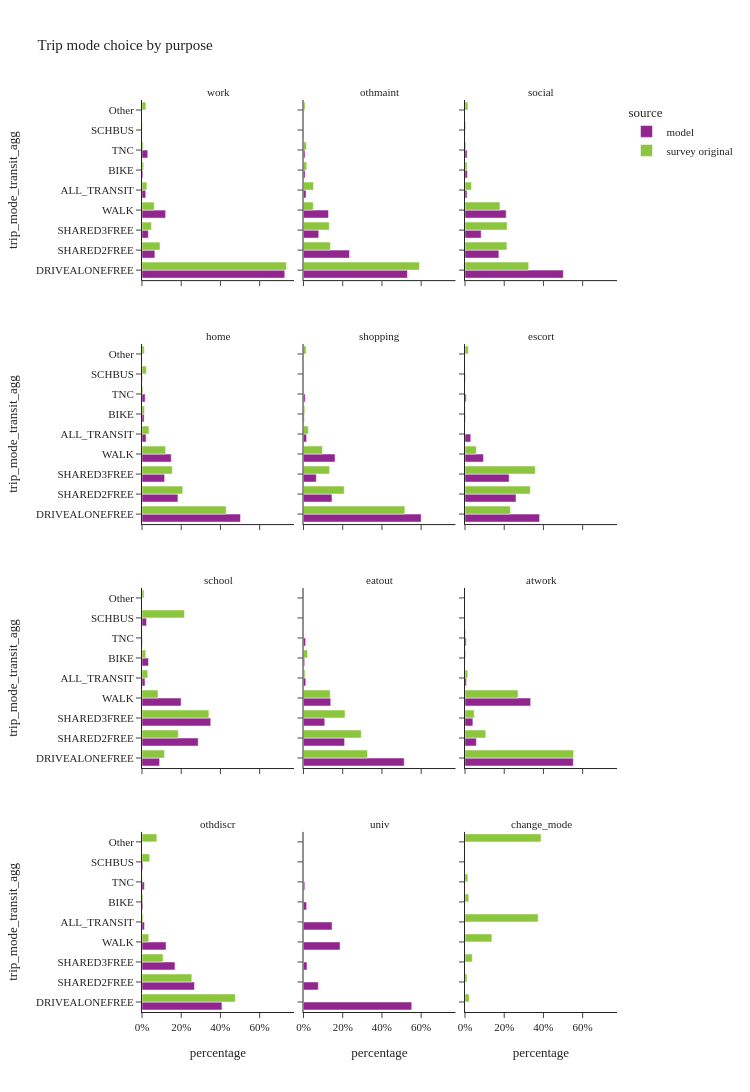
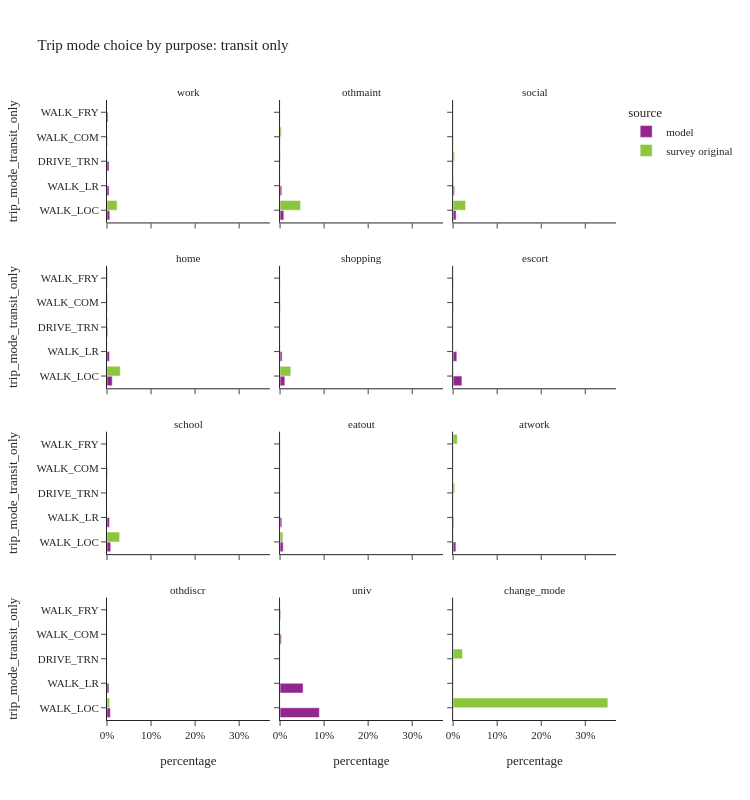

The code cell stored with these charts, in order, in its notebook:
### Code cell
trip_mode_choice_seg(segment_col='purpose')

### Figure 1 — Plotly figure (JSON) as saved in the notebook; plotly's stock layout.template omitted (floating-point values rounded to 4 significant figures)
{"data": [{"alignmentgroup": "True", "customdata": [[1296826], [117033], [57736], [214539], [33829], [8739], [52394]], "hovertemplate": "source=model<br>purpose=work<br>percentage=%{x}<br>trip_mode_transit_agg=%{y}<br>sample_size=%{customdata[0]}<extra></extra>", "legendgroup": "model", "marker": {"color": "#91268F", "pattern": {"shape": ""}}, "name": "model", "offsetgroup": "model", "orientation": "h", "showlegend": true, "textposition": "auto", "type": "bar", "x": [0.7281, 0.06571, 0.03242, 0.1205, 0.01899, 0.004907, 0.02942], "xaxis": "x10", "y": ["DRIVEALONEFREE", "SHARED2FREE", "SHARED3FREE", "WALK", "ALL_TRANSIT", "BIKE", "TNC"], "yaxis": "y10"}, {"alignmentgroup": "True", "customdata": [[372975], [165140], [54704], [89777], [9091], [819], [5777], [5348]], "hovertemplate": "source=model<br>purpose=othmaint<br>percentage=%{x}<br>trip_mode_transit_agg=%{y}<br>sample_size=%{customdata[0]}<extra></extra>", "legendgroup": "model", "marker": {"color": "#91268F", "pattern": {"shape": ""}}, "name": "model", "offsetgroup": "model", "orientation": "h", "showlegend": false, "textposition": "auto", "type": "bar", "x": [0.5301, 0.2347, 0.07775, 0.1276, 0.01292, 0.001164, 0.00821, 0.007601], "xaxis": "x11", "y": ["DRIVEALONEFREE", "SHARED2FREE", "SHARED3FREE", "WALK", "ALL_TRANSIT", "SCHBUS", "BIKE", "TNC"], "yaxis": "y11"}, {"alignmentgroup": "True", "customdata": [[646036], [222659], [106385], [270839], [13106], [654], [15468], [13858]], "hovertemplate": "source=model<br>purpose=social<br>percentage=%{x}<br>trip_mode_transit_agg=%{y}<br>sample_size=%{customdata[0]}<extra></extra>", "legendgroup": "model", "marker": {"color": "#91268F", "pattern": {"shape": ""}}, "name": "model", "offsetgroup": "model", "orientation": "h", "showlegend": false, "textposition": "auto", "type": "bar", "x": [0.5012, 0.1727, 0.08253, 0.2101, 0.01017, 0.0005074, 0.012, 0.01075], "xaxis": "x12", "y": ["DRIVEALONEFREE", "SHARED2FREE", "SHARED3FREE", "WALK", "ALL_TRANSIT", "SCHBUS", "BIKE", "TNC"], "yaxis": "y12"}, {"alignmentgroup": "True", "customdata": [[2412860], [879989], [554387], [716465], [100045], [12041], [52158], [76621]], "hovertemplate": "source=model<br>purpose=home<br>percentage=%{x}<br>trip_mode_transit_agg=%{y}<br>sample_size=%{customdata[0]}<extra></extra>", "legendgroup": "model", "marker": {"color": "#91268F", "pattern": {"shape": ""}}, "name": "model", "offsetgroup": "model", "orientation": "h", "showlegend": false, "textposition": "auto", "type": "bar", "x": [0.5022, 0.1832, 0.1154, 0.1491, 0.02082, 0.002506, 0.01086, 0.01595], "xaxis": "x7", "y": ["DRIVEALONEFREE", "SHARED2FREE", "SHARED3FREE", "WALK", "ALL_TRANSIT", "SCHBUS", "BIKE", "TNC"], "yaxis": "y7"}, {"alignmentgroup": "True", "customdata": [[696186], [168335], [75929], [186621], [18488], [762], [3950], [9740]], "hovertemplate": "source=model<br>purpose=shopping<br>percentage=%{x}<br>trip_mode_transit_agg=%{y}<br>sample_size=%{customdata[0]}<extra></extra>", "legendgroup": "model", "marker": {"color": "#91268F", "pattern": {"shape": ""}}, "name": "model", "offsetgroup": "model", "orientation": "h", "showlegend": false, "textposition": "auto", "type": "bar", "x": [0.6002, 0.1451, 0.06546, 0.1609, 0.01594, 0.0006569, 0.003405, 0.008396], "xaxis": "x8", "y": ["DRIVEALONEFREE", "SHARED2FREE", "SHARED3FREE", "WALK", "ALL_TRANSIT", "SCHBUS", "BIKE", "TNC"], "yaxis": "y8"}, {"alignmentgroup": "True", "customdata": [[371858], [254423], [219910], [91989], [28799], [1680], [2551], [6039]], "hovertemplate": "source=model<br>purpose=escort<br>percentage=%{x}<br>trip_mode_transit_agg=%{y}<br>sample_size=%{customdata[0]}<extra></extra>", "legendgroup": "model", "marker": {"color": "#91268F", "pattern": {"shape": ""}}, "name": "model", "offsetgroup": "model", "orientation": "h", "showlegend": false, "textposition": "auto", "type": "bar", "x": [0.3805, 0.2603, 0.225, 0.09413, 0.02947, 0.001719, 0.00261, 0.00618], "xaxis": "x9", "y": ["DRIVEALONEFREE", "SHARED2FREE", "SHARED3FREE", "WALK", "ALL_TRANSIT", "SCHBUS", "BIKE", "TNC"], "yaxis": "y9"}, {"alignmentgroup": "True", "customdata": [[45712], [145809], [178359], [101455], [7742], [11813], [16812], [968]], "hovertemplate": "source=model<br>purpose=school<br>percentage=%{x}<br>trip_mode_transit_agg=%{y}<br>sample_size=%{customdata[0]}<extra></extra>", "legendgroup": "model", "marker": {"color": "#91268F", "pattern": {"shape": ""}}, "name": "model", "offsetgroup": "model", "orientation": "h", "showlegend": false, "textposition": "auto", "type": "bar", "x": [0.08987, 0.2866, 0.3506, 0.1995, 0.01522, 0.02322, 0.03305, 0.001903], "xaxis": "x4", "y": ["DRIVEALONEFREE", "SHARED2FREE", "SHARED3FREE", "WALK", "ALL_TRANSIT", "SCHBUS", "BIKE", "TNC"], "yaxis": "y4"}, {"alignmentgroup": "True", "customdata": [[380827], [155390], [80393], [103056], [8584], [745], [4424], [7978]], "hovertemplate": "source=model<br>purpose=eatout<br>percentage=%{x}<br>trip_mode_transit_agg=%{y}<br>sample_size=%{customdata[0]}<extra></extra>", "legendgroup": "model", "marker": {"color": "#91268F", "pattern": {"shape": ""}}, "name": "model", "offsetgroup": "model", "orientation": "h", "showlegend": false, "textposition": "auto", "type": "bar", "x": [0.5137, 0.2096, 0.1084, 0.139, 0.01158, 0.001005, 0.005967, 0.01076], "xaxis": "x5", "y": ["DRIVEALONEFREE", "SHARED2FREE", "SHARED3FREE", "WALK", "ALL_TRANSIT", "SCHBUS", "BIKE", "TNC"], "yaxis": "y5"}, {"alignmentgroup": "True", "customdata": [[125857], [13251], [9147], [76295], [1772], [96], [1371]], "hovertemplate": "source=model<br>purpose=atwork<br>percentage=%{x}<br>trip_mode_transit_agg=%{y}<br>sample_size=%{customdata[0]}<extra></extra>", "legendgroup": "model", "marker": {"color": "#91268F", "pattern": {"shape": ""}}, "name": "model", "offsetgroup": "model", "orientation": "h", "showlegend": false, "textposition": "auto", "type": "bar", "x": [0.5525, 0.05817, 0.04016, 0.3349, 0.007779, 0.0004214, 0.006019], "xaxis": "x6", "y": ["DRIVEALONEFREE", "SHARED2FREE", "SHARED3FREE", "WALK", "ALL_TRANSIT", "BIKE", "TNC"], "yaxis": "y6"}, {"alignmentgroup": "True", "customdata": [[132961], [87268], [54849], [40022], [4106], [1487], [1503], [3920]], "hovertemplate": "source=model<br>purpose=othdiscr<br>percentage=%{x}<br>trip_mode_transit_agg=%{y}<br>sample_size=%{customdata[0]}<extra></extra>", "legendgroup": "model", "marker": {"color": "#91268F", "pattern": {"shape": ""}}, "name": "model", "offsetgroup": "model", "orientation": "h", "showlegend": false, "textposition": "auto", "type": "bar", "x": [0.4077, 0.2676, 0.1682, 0.1227, 0.01259, 0.00456, 0.004609, 0.01202], "xaxis": "x", "y": ["DRIVEALONEFREE", "SHARED2FREE", "SHARED3FREE", "WALK", "ALL_TRANSIT", "SCHBUS", "BIKE", "TNC"], "yaxis": "y"}, {"alignmentgroup": "True", "customdata": [[37419], [5120], [1205], [12639], [9885], [1078], [449]], "hovertemplate": "source=model<br>purpose=univ<br>percentage=%{x}<br>trip_mode_transit_agg=%{y}<br>sample_size=%{customdata[0]}<extra></extra>", "legendgroup": "model", "marker": {"color": "#91268F", "pattern": {"shape": ""}}, "name": "model", "offsetgroup": "model", "orientation": "h", "showlegend": false, "textposition": "auto", "type": "bar", "x": [0.5519, 0.07552, 0.01777, 0.1864, 0.1458, 0.0159, 0.006623], "xaxis": "x2", "y": ["DRIVEALONEFREE", "SHARED2FREE", "SHARED3FREE", "WALK", "ALL_TRANSIT", "BIKE", "TNC"], "yaxis": "y2"}, {"alignmentgroup": "True", "customdata": [[3211], [323], [110], [770], [447], [2], [173], [33], [147]], "hovertemplate": "source=survey original<br>purpose=work<br>percentage=%{x}<br>trip_mode_transit_agg=%{y}<br>sample_size=%{customdata[0]}<extra></extra>", "legendgroup": "survey original", "marker": {"color": "#8CC63E", "pattern": {"shape": ""}}, "name": "survey original", "offsetgroup": "survey original", "orientation": "h", "showlegend": true, "textposition": "auto", "type": "bar", "x": [0.7363, 0.09177, 0.04801, 0.06224, 0.02482, 0.002361, 0.008581, 0.006135, 0.01974], "xaxis": "x10", "y": ["DRIVEALONEFREE", "SHARED2FREE", "SHARED3FREE", "WALK", "ALL_TRANSIT", "SCHBUS", "BIKE", "TNC", "Other"], "yaxis": "y10"}, {"alignmentgroup": "True", "customdata": [[1018], [410], [176], [241], [116], [22], [17], [47]], "hovertemplate": "source=survey original<br>purpose=othmaint<br>percentage=%{x}<br>trip_mode_transit_agg=%{y}<br>sample_size=%{customdata[0]}<extra></extra>", "legendgroup": "survey original", "marker": {"color": "#8CC63E", "pattern": {"shape": ""}}, "name": "survey original", "offsetgroup": "survey original", "orientation": "h", "showlegend": false, "textposition": "auto", "type": "bar", "x": [0.5911, 0.1375, 0.1313, 0.04978, 0.05108, 0.01661, 0.01477, 0.007735], "xaxis": "x11", "y": ["DRIVEALONEFREE", "SHARED2FREE", "SHARED3FREE", "WALK", "ALL_TRANSIT", "BIKE", "TNC", "Other"], "yaxis": "y11"}, {"alignmentgroup": "True", "customdata": [[1842], [1047], [816], [2121], [223], [8], [172], [35], [171]], "hovertemplate": "source=survey original<br>purpose=social<br>percentage=%{x}<br>trip_mode_transit_agg=%{y}<br>sample_size=%{customdata[0]}<extra></extra>", "legendgroup": "survey original", "marker": {"color": "#8CC63E", "pattern": {"shape": ""}}, "name": "survey original", "offsetgroup": "survey original", "orientation": "h", "showlegend": false, "textposition": "auto", "type": "bar", "x": [0.3248, 0.2135, 0.2148, 0.1783, 0.03303, 0.004526, 0.01077, 0.005369, 0.01481], "xaxis": "x12", "y": ["DRIVEALONEFREE", "SHARED2FREE", "SHARED3FREE", "WALK", "ALL_TRANSIT", "SCHBUS", "BIKE", "TNC", "Other"], "yaxis": "y12"}, {"alignmentgroup": "True", "customdata": [[4817], [2279], [1430], [2960], [726], [134], [374], [66], [209]], "hovertemplate": "source=survey original<br>purpose=home<br>percentage=%{x}<br>trip_mode_transit_agg=%{y}<br>sample_size=%{customdata[0]}<extra></extra>", "legendgroup": "survey original", "marker": {"color": "#8CC63E", "pattern": {"shape": ""}}, "name": "survey original", "offsetgroup": "survey original", "orientation": "h", "showlegend": false, "textposition": "auto", "type": "bar", "x": [0.4294, 0.2077, 0.1545, 0.1207, 0.03552, 0.0226, 0.01288, 0.00513, 0.01161], "xaxis": "x7", "y": ["DRIVEALONEFREE", "SHARED2FREE", "SHARED3FREE", "WALK", "ALL_TRANSIT", "SCHBUS", "BIKE", "TNC", "Other"], "yaxis": "y7"}, {"alignmentgroup": "True", "customdata": [[2130], [1046], [505], [711], [163], [53], [4], [64]], "hovertemplate": "source=survey original<br>purpose=shopping<br>percentage=%{x}<br>trip_mode_transit_agg=%{y}<br>sample_size=%{customdata[0]}<extra></extra>", "legendgroup": "survey original", "marker": {"color": "#8CC63E", "pattern": {"shape": ""}}, "name": "survey original", "offsetgroup": "survey original", "orientation": "h", "showlegend": false, "textposition": "auto", "type": "bar", "x": [0.517, 0.2076, 0.1331, 0.09691, 0.02466, 0.006537, 0.0007081, 0.01342], "xaxis": "x8", "y": ["DRIVEALONEFREE", "SHARED2FREE", "SHARED3FREE", "WALK", "ALL_TRANSIT", "BIKE", "TNC", "Other"], "yaxis": "y8"}, {"alignmentgroup": "True", "customdata": [[660], [953], [738], [319], [12], [3], [52], [2], [23]], "hovertemplate": "source=survey original<br>purpose=escort<br>percentage=%{x}<br>trip_mode_transit_agg=%{y}<br>sample_size=%{customdata[0]}<extra></extra>", "legendgroup": "survey original", "marker": {"color": "#8CC63E", "pattern": {"shape": ""}}, "name": "survey original", "offsetgroup": "survey original", "orientation": "h", "showlegend": false, "textposition": "auto", "type": "bar", "x": [0.2315, 0.3331, 0.3584, 0.05763, 0.0005046, 0.0001123, 0.001548, 0.0001868, 0.01699], "xaxis": "x9", "y": ["DRIVEALONEFREE", "SHARED2FREE", "SHARED3FREE", "WALK", "ALL_TRANSIT", "SCHBUS", "BIKE", "TNC", "Other"], "yaxis": "y9"}, {"alignmentgroup": "True", "customdata": [[61], [219], [232], [153], [50], [152], [27], [4], [8]], "hovertemplate": "source=survey original<br>purpose=school<br>percentage=%{x}<br>trip_mode_transit_agg=%{y}<br>sample_size=%{customdata[0]}<extra></extra>", "legendgroup": "survey original", "marker": {"color": "#8CC63E", "pattern": {"shape": ""}}, "name": "survey original", "offsetgroup": "survey original", "orientation": "h", "showlegend": false, "textposition": "auto", "type": "bar", "x": [0.1151, 0.185, 0.3411, 0.08152, 0.02933, 0.2168, 0.01881, 0.002025, 0.01045], "xaxis": "x4", "y": ["DRIVEALONEFREE", "SHARED2FREE", "SHARED3FREE", "WALK", "ALL_TRANSIT", "SCHBUS", "BIKE", "TNC", "Other"], "yaxis": "y4"}, {"alignmentgroup": "True", "customdata": [[785], [604], [383], [652], [89], [1], [48], [11], [35]], "hovertemplate": "source=survey original<br>purpose=eatout<br>percentage=%{x}<br>trip_mode_transit_agg=%{y}<br>sample_size=%{customdata[0]}<extra></extra>", "legendgroup": "survey original", "marker": {"color": "#8CC63E", "pattern": {"shape": ""}}, "name": "survey original", "offsetgroup": "survey original", "orientation": "h", "showlegend": false, "textposition": "auto", "type": "bar", "x": [0.3263, 0.2949, 0.2118, 0.136, 0.007462, 1.047e-05, 0.02052, 0.001505, 0.001537], "xaxis": "x5", "y": ["DRIVEALONEFREE", "SHARED2FREE", "SHARED3FREE", "WALK", "ALL_TRANSIT", "SCHBUS", "BIKE", "TNC", "Other"], "yaxis": "y5"}, {"alignmentgroup": "True", "customdata": [[315], [50], [45], [331], [8], [8], [1], [31]], "hovertemplate": "source=survey original<br>purpose=atwork<br>percentage=%{x}<br>trip_mode_transit_agg=%{y}<br>sample_size=%{customdata[0]}<extra></extra>", "legendgroup": "survey original", "marker": {"color": "#8CC63E", "pattern": {"shape": ""}}, "name": "survey original", "offsetgroup": "survey original", "orientation": "h", "showlegend": false, "textposition": "auto", "type": "bar", "x": [0.5538, 0.1061, 0.04712, 0.2703, 0.01397, 0.00421, 0.003755, 0.0007328], "xaxis": "x6", "y": ["DRIVEALONEFREE", "SHARED2FREE", "SHARED3FREE", "WALK", "ALL_TRANSIT", "BIKE", "TNC", "Other"], "yaxis": "y6"}, {"alignmentgroup": "True", "customdata": [[175], [97], [60], [90], [21], [15], [10], [2], [41]], "hovertemplate": "source=survey original<br>purpose=othdiscr<br>percentage=%{x}<br>trip_mode_transit_agg=%{y}<br>sample_size=%{customdata[0]}<extra></extra>", "legendgroup": "survey original", "marker": {"color": "#8CC63E", "pattern": {"shape": ""}}, "name": "survey original", "offsetgroup": "survey original", "orientation": "h", "showlegend": false, "textposition": "auto", "type": "bar", "x": [0.4759, 0.2543, 0.1072, 0.03447, 0.005884, 0.03932, 0.004966, 0.002126, 0.07595], "xaxis": "x", "y": ["DRIVEALONEFREE", "SHARED2FREE", "SHARED3FREE", "WALK", "ALL_TRANSIT", "SCHBUS", "BIKE", "TNC", "Other"], "yaxis": "y"}, {"alignmentgroup": "True", "customdata": [[1], [6], [3], [6], [25], [1], [5], [8]], "hovertemplate": "source=survey original<br>purpose=change_mode<br>percentage=%{x}<br>trip_mode_transit_agg=%{y}<br>sample_size=%{customdata[0]}<extra></extra>", "legendgroup": "survey original", "marker": {"color": "#8CC63E", "pattern": {"shape": ""}}, "name": "survey original", "offsetgroup": "survey original", "orientation": "h", "showlegend": false, "textposition": "auto", "type": "bar", "x": [0.02096, 0.01031, 0.03719, 0.137, 0.373, 0.01918, 0.01451, 0.3878], "xaxis": "x3", "y": ["DRIVEALONEFREE", "SHARED2FREE", "SHARED3FREE", "WALK", "ALL_TRANSIT", "BIKE", "TNC", "Other"], "yaxis": "y3"}], "layout": {"annotations": [{"font": {}, "showarrow": false, "text": "othdiscr", "x": 0.16, "xanchor": "center", "xref": "paper", "y": 0.1975, "yanchor": "bottom", "yref": "paper"}, {"font": {}, "showarrow": false, "text": "univ", "x": 0.5, "xanchor": "center", "xref": "paper", "y": 0.1975, "yanchor": "bottom", "yref": "paper"}, {"font": {}, "showarrow": false, "text": "change_mode", "x": 0.84, "xanchor": "center", "xref": "paper", "y": 0.1975, "yanchor": "bottom", "yref": "paper"}, {"font": {}, "showarrow": false, "text": "school", "x": 0.16, "xanchor": "center", "xref": "paper", "y": 0.465, "yanchor": "bottom", "yref": "paper"}, {"font": {}, "showarrow": false, "text": "eatout", "x": 0.5, "xanchor": "center", "xref": "paper", "y": 0.465, "yanchor": "bottom", "yref": "paper"}, {"font": {}, "showarrow": false, "text": "atwork", "x": 0.84, "xanchor": "center", "xref": "paper", "y": 0.465, "yanchor": "bottom", "yref": "paper"}, {"font": {}, "showarrow": false, "text": "home", "x": 0.16, "xanchor": "center", "xref": "paper", "y": 0.7325, "yanchor": "bottom", "yref": "paper"}, {"font": {}, "showarrow": false, "text": "shopping", "x": 0.5, "xanchor": "center", "xref": "paper", "y": 0.7325, "yanchor": "bottom", "yref": "paper"}, {"font": {}, "showarrow": false, "text": "escort", "x": 0.84, "xanchor": "center", "xref": "paper", "y": 0.7325, "yanchor": "bottom", "yref": "paper"}, {"font": {}, "showarrow": false, "text": "work", "x": 0.16, "xanchor": "center", "xref": "paper", "y": 1.0, "yanchor": "bottom", "yref": "paper"}, {"font": {}, "showarrow": false, "text": "othmaint", "x": 0.5, "xanchor": "center", "xref": "paper", "y": 1.0, "yanchor": "bottom", "yref": "paper"}, {"font": {}, "showarrow": false, "text": "social", "x": 0.84, "xanchor": "center", "xref": "paper", "y": 1.0, "yanchor": "bottom", "yref": "paper"}], "barmode": "group", "height": 1200, "legend": {"title": {"text": "source"}, "tracegroupgap": 0}, "title": {"text": "Trip mode choice by purpose"}, "width": 750, "xaxis": {"anchor": "y", "domain": [0.0, 0.32], "tickformat": ".0%", "title": {"text": "percentage"}}, "xaxis10": {"anchor": "y10", "domain": [0.0, 0.32], "matches": "x", "showticklabels": false, "tickformat": ".0%"}, "xaxis11": {"anchor": "y11", "domain": [0.34, 0.66], "matches": "x", "showticklabels": false, "tickformat": ".0%"}, "xaxis12": {"anchor": "y12", "domain": [0.68, 1.0], "matches": "x", "showticklabels": false, "tickformat": ".0%"}, "xaxis2": {"anchor": "y2", "domain": [0.34, 0.66], "matches": "x", "tickformat": ".0%", "title": {"text": "percentage"}}, "xaxis3": {"anchor": "y3", "domain": [0.68, 1.0], "matches": "x", "tickformat": ".0%", "title": {"text": "percentage"}}, "xaxis4": {"anchor": "y4", "domain": [0.0, 0.32], "matches": "x", "showticklabels": false, "tickformat": ".0%"}, "xaxis5": {"anchor": "y5", "domain": [0.34, 0.66], "matches": "x", "showticklabels": false, "tickformat": ".0%"}, "xaxis6": {"anchor": "y6", "domain": [0.68, 1.0], "matches": "x", "showticklabels": false, "tickformat": ".0%"}, "xaxis7": {"anchor": "y7", "domain": [0.0, 0.32], "matches": "x", "showticklabels": false, "tickformat": ".0%"}, "xaxis8": {"anchor": "y8", "domain": [0.34, 0.66], "matches": "x", "showticklabels": false, "tickformat": ".0%"}, "xaxis9": {"anchor": "y9", "domain": [0.68, 1.0], "matches": "x", "showticklabels": false, "tickformat": ".0%"}, "yaxis": {"anchor": "x", "domain": [0.0, 0.1975], "title": {"text": "trip_mode_transit_agg"}}, "yaxis10": {"anchor": "x10", "domain": [0.8025, 1.0], "matches": "y", "title": {"text": "trip_mode_transit_agg"}}, "yaxis11": {"anchor": "x11", "domain": [0.8025, 1.0], "matches": "y", "showticklabels": false}, "yaxis12": {"anchor": "x12", "domain": [0.8025, 1.0], "matches": "y", "showticklabels": false}, "yaxis2": {"anchor": "x2", "domain": [0.0, 0.1975], "matches": "y", "showticklabels": false}, "yaxis3": {"anchor": "x3", "domain": [0.0, 0.1975], "matches": "y", "showticklabels": false}, "yaxis4": {"anchor": "x4", "domain": [0.2675, 0.465], "matches": "y", "title": {"text": "trip_mode_transit_agg"}}, "yaxis5": {"anchor": "x5", "domain": [0.2675, 0.465], "matches": "y", "showticklabels": false}, "yaxis6": {"anchor": "x6", "domain": [0.2675, 0.465], "matches": "y", "showticklabels": false}, "yaxis7": {"anchor": "x7", "domain": [0.535, 0.7325], "matches": "y", "title": {"text": "trip_mode_transit_agg"}}, "yaxis8": {"anchor": "x8", "domain": [0.535, 0.7325], "matches": "y", "showticklabels": false}, "yaxis9": {"anchor": "x9", "domain": [0.535, 0.7325], "matches": "y", "showticklabels": false}}}

### Figure 2 — Plotly figure (JSON) as saved in the notebook; plotly's stock layout.template omitted (floating-point values rounded to 4 significant figures)
{"data": [{"alignmentgroup": "True", "customdata": [[11339], [8246], [8281], [1712], [4251]], "hovertemplate": "source=model<br>purpose=work<br>percentage=%{x}<br>trip_mode_transit_only=%{y}<br>sample_size=%{customdata[0]}<extra></extra>", "legendgroup": "model", "marker": {"color": "#91268F", "pattern": {"shape": ""}}, "name": "model", "offsetgroup": "model", "orientation": "h", "showlegend": true, "textposition": "auto", "type": "bar", "x": [0.006366, 0.00463, 0.004649, 0.0009612, 0.002387], "xaxis": "x10", "y": ["WALK_LOC", "WALK_LR", "DRIVE_TRN", "WALK_COM", "WALK_FRY"], "yaxis": "y10"}, {"alignmentgroup": "True", "customdata": [[6021], [2744], [179], [147]], "hovertemplate": "source=model<br>purpose=othmaint<br>percentage=%{x}<br>trip_mode_transit_only=%{y}<br>sample_size=%{customdata[0]}<extra></extra>", "legendgroup": "model", "marker": {"color": "#91268F", "pattern": {"shape": ""}}, "name": "model", "offsetgroup": "model", "orientation": "h", "showlegend": false, "textposition": "auto", "type": "bar", "x": [0.008557, 0.0039, 0.0002544, 0.0002089], "xaxis": "x11", "y": ["WALK_LOC", "WALK_LR", "WALK_COM", "WALK_FRY"], "yaxis": "y11"}, {"alignmentgroup": "True", "customdata": [[8709], [3894], [310], [147], [46]], "hovertemplate": "source=model<br>purpose=social<br>percentage=%{x}<br>trip_mode_transit_only=%{y}<br>sample_size=%{customdata[0]}<extra></extra>", "legendgroup": "model", "marker": {"color": "#91268F", "pattern": {"shape": ""}}, "name": "model", "offsetgroup": "model", "orientation": "h", "showlegend": false, "textposition": "auto", "type": "bar", "x": [0.006756, 0.003021, 0.0002405, 0.000114, 3.569e-05], "xaxis": "x12", "y": ["WALK_LOC", "WALK_LR", "DRIVE_TRN", "WALK_COM", "WALK_FRY"], "yaxis": "y12"}, {"alignmentgroup": "True", "customdata": [[56879], [27403], [8031], [3102], [4630]], "hovertemplate": "source=model<br>purpose=home<br>percentage=%{x}<br>trip_mode_transit_only=%{y}<br>sample_size=%{customdata[0]}<extra></extra>", "legendgroup": "model", "marker": {"color": "#91268F", "pattern": {"shape": ""}}, "name": "model", "offsetgroup": "model", "orientation": "h", "showlegend": false, "textposition": "auto", "type": "bar", "x": [0.01184, 0.005704, 0.001672, 0.0006456, 0.0009637], "xaxis": "x7", "y": ["WALK_LOC", "WALK_LR", "DRIVE_TRN", "WALK_COM", "WALK_FRY"], "yaxis": "y7"}, {"alignmentgroup": "True", "customdata": [[12642], [5344], [316], [186]], "hovertemplate": "source=model<br>purpose=shopping<br>percentage=%{x}<br>trip_mode_transit_only=%{y}<br>sample_size=%{customdata[0]}<extra></extra>", "legendgroup": "model", "marker": {"color": "#91268F", "pattern": {"shape": ""}}, "name": "model", "offsetgroup": "model", "orientation": "h", "showlegend": false, "textposition": "auto", "type": "bar", "x": [0.0109, 0.004607, 0.0002724, 0.0001603], "xaxis": "x8", "y": ["WALK_LOC", "WALK_LR", "WALK_COM", "WALK_FRY"], "yaxis": "y8"}, {"alignmentgroup": "True", "customdata": [[19469], [8178], [801], [351]], "hovertemplate": "source=model<br>purpose=escort<br>percentage=%{x}<br>trip_mode_transit_only=%{y}<br>sample_size=%{customdata[0]}<extra></extra>", "legendgroup": "model", "marker": {"color": "#91268F", "pattern": {"shape": ""}}, "name": "model", "offsetgroup": "model", "orientation": "h", "showlegend": false, "textposition": "auto", "type": "bar", "x": [0.01992, 0.008368, 0.0008196, 0.0003592], "xaxis": "x9", "y": ["WALK_LOC", "WALK_LR", "WALK_COM", "WALK_FRY"], "yaxis": "y9"}, {"alignmentgroup": "True", "customdata": [[4311], [2830], [569], [32]], "hovertemplate": "source=model<br>purpose=school<br>percentage=%{x}<br>trip_mode_transit_only=%{y}<br>sample_size=%{customdata[0]}<extra></extra>", "legendgroup": "model", "marker": {"color": "#91268F", "pattern": {"shape": ""}}, "name": "model", "offsetgroup": "model", "orientation": "h", "showlegend": false, "textposition": "auto", "type": "bar", "x": [0.008475, 0.005564, 0.001119, 6.291e-05], "xaxis": "x4", "y": ["WALK_LOC", "WALK_LR", "WALK_COM", "WALK_FRY"], "yaxis": "y4"}, {"alignmentgroup": "True", "customdata": [[5269], [2913], [126], [156], [120]], "hovertemplate": "source=model<br>purpose=eatout<br>percentage=%{x}<br>trip_mode_transit_only=%{y}<br>sample_size=%{customdata[0]}<extra></extra>", "legendgroup": "model", "marker": {"color": "#91268F", "pattern": {"shape": ""}}, "name": "model", "offsetgroup": "model", "orientation": "h", "showlegend": false, "textposition": "auto", "type": "bar", "x": [0.007107, 0.003929, 0.0001699, 0.0002104, 0.0001619], "xaxis": "x5", "y": ["WALK_LOC", "WALK_LR", "DRIVE_TRN", "WALK_COM", "WALK_FRY"], "yaxis": "y5"}, {"alignmentgroup": "True", "customdata": [[1423], [348], [1]], "hovertemplate": "source=model<br>purpose=atwork<br>percentage=%{x}<br>trip_mode_transit_only=%{y}<br>sample_size=%{customdata[0]}<extra></extra>", "legendgroup": "model", "marker": {"color": "#91268F", "pattern": {"shape": ""}}, "name": "model", "offsetgroup": "model", "orientation": "h", "showlegend": false, "textposition": "auto", "type": "bar", "x": [0.006247, 0.001528, 4.39e-06], "xaxis": "x6", "y": ["WALK_LOC", "WALK_LR", "WALK_COM"], "yaxis": "y6"}, {"alignmentgroup": "True", "customdata": [[2485], [1403], [82], [73], [63]], "hovertemplate": "source=model<br>purpose=othdiscr<br>percentage=%{x}<br>trip_mode_transit_only=%{y}<br>sample_size=%{customdata[0]}<extra></extra>", "legendgroup": "model", "marker": {"color": "#91268F", "pattern": {"shape": ""}}, "name": "model", "offsetgroup": "model", "orientation": "h", "showlegend": false, "textposition": "auto", "type": "bar", "x": [0.00762, 0.004302, 0.0002514, 0.0002238, 0.0001932], "xaxis": "x", "y": ["WALK_LOC", "WALK_LR", "DRIVE_TRN", "WALK_COM", "WALK_FRY"], "yaxis": "y"}, {"alignmentgroup": "True", "customdata": [[6052], [3545], [198], [90]], "hovertemplate": "source=model<br>purpose=univ<br>percentage=%{x}<br>trip_mode_transit_only=%{y}<br>sample_size=%{customdata[0]}<extra></extra>", "legendgroup": "model", "marker": {"color": "#91268F", "pattern": {"shape": ""}}, "name": "model", "offsetgroup": "model", "orientation": "h", "showlegend": false, "textposition": "auto", "type": "bar", "x": [0.08927, 0.05229, 0.002921, 0.001328], "xaxis": "x2", "y": ["WALK_LOC", "WALK_LR", "WALK_COM", "WALK_FRY"], "yaxis": "y2"}, {"alignmentgroup": "True", "customdata": [[389], [26], [19], [8], [5]], "hovertemplate": "source=survey original<br>purpose=work<br>percentage=%{x}<br>trip_mode_transit_only=%{y}<br>sample_size=%{customdata[0]}<extra></extra>", "legendgroup": "survey original", "marker": {"color": "#8CC63E", "pattern": {"shape": ""}}, "name": "survey original", "offsetgroup": "survey original", "orientation": "h", "showlegend": true, "textposition": "auto", "type": "bar", "x": [0.02297, 0.0003067, 0.001261, 0.0002054, 7.607e-05], "xaxis": "x10", "y": ["WALK_LOC", "WALK_LR", "DRIVE_TRN", "WALK_COM", "WALK_FRY"], "yaxis": "y10"}, {"alignmentgroup": "True", "customdata": [[106], [5], [4], [1]], "hovertemplate": "source=survey original<br>purpose=othmaint<br>percentage=%{x}<br>trip_mode_transit_only=%{y}<br>sample_size=%{customdata[0]}<extra></extra>", "legendgroup": "survey original", "marker": {"color": "#8CC63E", "pattern": {"shape": ""}}, "name": "survey original", "offsetgroup": "survey original", "orientation": "h", "showlegend": false, "textposition": "auto", "type": "bar", "x": [0.04663, 0.0001244, 0.001118, 0.003205], "xaxis": "x11", "y": ["WALK_LOC", "WALK_LR", "DRIVE_TRN", "WALK_COM"], "yaxis": "y11"}, {"alignmentgroup": "True", "customdata": [[176], [23], [22], [2]], "hovertemplate": "source=survey original<br>purpose=social<br>percentage=%{x}<br>trip_mode_transit_only=%{y}<br>sample_size=%{customdata[0]}<extra></extra>", "legendgroup": "survey original", "marker": {"color": "#8CC63E", "pattern": {"shape": ""}}, "name": "survey original", "offsetgroup": "survey original", "orientation": "h", "showlegend": false, "textposition": "auto", "type": "bar", "x": [0.02842, 0.001062, 0.003416, 0.0001325], "xaxis": "x12", "y": ["WALK_LOC", "WALK_LR", "DRIVE_TRN", "WALK_COM"], "yaxis": "y12"}, {"alignmentgroup": "True", "customdata": [[641], [39], [28], [7], [11]], "hovertemplate": "source=survey original<br>purpose=home<br>percentage=%{x}<br>trip_mode_transit_only=%{y}<br>sample_size=%{customdata[0]}<extra></extra>", "legendgroup": "survey original", "marker": {"color": "#8CC63E", "pattern": {"shape": ""}}, "name": "survey original", "offsetgroup": "survey original", "orientation": "h", "showlegend": false, "textposition": "auto", "type": "bar", "x": [0.03023, 0.0003035, 0.001454, 0.001566, 0.001963], "xaxis": "x7", "y": ["WALK_LOC", "WALK_LR", "DRIVE_TRN", "WALK_COM", "WALK_FRY"], "yaxis": "y7"}, {"alignmentgroup": "True", "customdata": [[147], [10], [3], [3]], "hovertemplate": "source=survey original<br>purpose=shopping<br>percentage=%{x}<br>trip_mode_transit_only=%{y}<br>sample_size=%{customdata[0]}<extra></extra>", "legendgroup": "survey original", "marker": {"color": "#8CC63E", "pattern": {"shape": ""}}, "name": "survey original", "offsetgroup": "survey original", "orientation": "h", "showlegend": false, "textposition": "auto", "type": "bar", "x": [0.02441, 0.0002099, 3.043e-05, 9.035e-06], "xaxis": "x8", "y": ["WALK_LOC", "WALK_LR", "DRIVE_TRN", "WALK_COM"], "yaxis": "y8"}, {"alignmentgroup": "True", "customdata": [[10], [1], [1]], "hovertemplate": "source=survey original<br>purpose=escort<br>percentage=%{x}<br>trip_mode_transit_only=%{y}<br>sample_size=%{customdata[0]}<extra></extra>", "legendgroup": "survey original", "marker": {"color": "#8CC63E", "pattern": {"shape": ""}}, "name": "survey original", "offsetgroup": "survey original", "orientation": "h", "showlegend": false, "textposition": "auto", "type": "bar", "x": [0.0005046, 0.0, 0.0], "xaxis": "x9", "y": ["WALK_LOC", "WALK_LR", "DRIVE_TRN"], "yaxis": "y9"}, {"alignmentgroup": "True", "customdata": [[47], [1], [2]], "hovertemplate": "source=survey original<br>purpose=school<br>percentage=%{x}<br>trip_mode_transit_only=%{y}<br>sample_size=%{customdata[0]}<extra></extra>", "legendgroup": "survey original", "marker": {"color": "#8CC63E", "pattern": {"shape": ""}}, "name": "survey original", "offsetgroup": "survey original", "orientation": "h", "showlegend": false, "textposition": "auto", "type": "bar", "x": [0.02871, 0.0002525, 0.0003682], "xaxis": "x4", "y": ["WALK_LOC", "WALK_LR", "DRIVE_TRN"], "yaxis": "y4"}, {"alignmentgroup": "True", "customdata": [[77], [7], [2], [2], [1]], "hovertemplate": "source=survey original<br>purpose=eatout<br>percentage=%{x}<br>trip_mode_transit_only=%{y}<br>sample_size=%{customdata[0]}<extra></extra>", "legendgroup": "survey original", "marker": {"color": "#8CC63E", "pattern": {"shape": ""}}, "name": "survey original", "offsetgroup": "survey original", "orientation": "h", "showlegend": false, "textposition": "auto", "type": "bar", "x": [0.006461, 0.0002236, 0.0006424, 0.0001122, 2.257e-05], "xaxis": "x5", "y": ["WALK_LOC", "WALK_LR", "DRIVE_TRN", "WALK_COM", "WALK_FRY"], "yaxis": "y5"}, {"alignmentgroup": "True", "customdata": [[6], [1], [1]], "hovertemplate": "source=survey original<br>purpose=atwork<br>percentage=%{x}<br>trip_mode_transit_only=%{y}<br>sample_size=%{customdata[0]}<extra></extra>", "legendgroup": "survey original", "marker": {"color": "#8CC63E", "pattern": {"shape": ""}}, "name": "survey original", "offsetgroup": "survey original", "orientation": "h", "showlegend": false, "textposition": "auto", "type": "bar", "x": [0.0006831, 0.003755, 0.009531], "xaxis": "x6", "y": ["WALK_LOC", "DRIVE_TRN", "WALK_FRY"], "yaxis": "y6"}, {"alignmentgroup": "True", "customdata": [[19], [2]], "hovertemplate": "source=survey original<br>purpose=othdiscr<br>percentage=%{x}<br>trip_mode_transit_only=%{y}<br>sample_size=%{customdata[0]}<extra></extra>", "legendgroup": "survey original", "marker": {"color": "#8CC63E", "pattern": {"shape": ""}}, "name": "survey original", "offsetgroup": "survey original", "orientation": "h", "showlegend": false, "textposition": "auto", "type": "bar", "x": [0.005884, 0.0], "xaxis": "x", "y": ["WALK_LOC", "WALK_LR"], "yaxis": "y"}, {"alignmentgroup": "True", "customdata": [[20], [2], [3]], "hovertemplate": "source=survey original<br>purpose=change_mode<br>percentage=%{x}<br>trip_mode_transit_only=%{y}<br>sample_size=%{customdata[0]}<extra></extra>", "legendgroup": "survey original", "marker": {"color": "#8CC63E", "pattern": {"shape": ""}}, "name": "survey original", "offsetgroup": "survey original", "orientation": "h", "showlegend": false, "textposition": "auto", "type": "bar", "x": [0.3513, 0.00031, 0.02143], "xaxis": "x3", "y": ["WALK_LOC", "WALK_LR", "DRIVE_TRN"], "yaxis": "y3"}], "layout": {"annotations": [{"font": {}, "showarrow": false, "text": "othdiscr", "x": 0.16, "xanchor": "center", "xref": "paper", "y": 0.1975, "yanchor": "bottom", "yref": "paper"}, {"font": {}, "showarrow": false, "text": "univ", "x": 0.5, "xanchor": "center", "xref": "paper", "y": 0.1975, "yanchor": "bottom", "yref": "paper"}, {"font": {}, "showarrow": false, "text": "change_mode", "x": 0.84, "xanchor": "center", "xref": "paper", "y": 0.1975, "yanchor": "bottom", "yref": "paper"}, {"font": {}, "showarrow": false, "text": "school", "x": 0.16, "xanchor": "center", "xref": "paper", "y": 0.465, "yanchor": "bottom", "yref": "paper"}, {"font": {}, "showarrow": false, "text": "eatout", "x": 0.5, "xanchor": "center", "xref": "paper", "y": 0.465, "yanchor": "bottom", "yref": "paper"}, {"font": {}, "showarrow": false, "text": "atwork", "x": 0.84, "xanchor": "center", "xref": "paper", "y": 0.465, "yanchor": "bottom", "yref": "paper"}, {"font": {}, "showarrow": false, "text": "home", "x": 0.16, "xanchor": "center", "xref": "paper", "y": 0.7325, "yanchor": "bottom", "yref": "paper"}, {"font": {}, "showarrow": false, "text": "shopping", "x": 0.5, "xanchor": "center", "xref": "paper", "y": 0.7325, "yanchor": "bottom", "yref": "paper"}, {"font": {}, "showarrow": false, "text": "escort", "x": 0.84, "xanchor": "center", "xref": "paper", "y": 0.7325, "yanchor": "bottom", "yref": "paper"}, {"font": {}, "showarrow": false, "text": "work", "x": 0.16, "xanchor": "center", "xref": "paper", "y": 1.0, "yanchor": "bottom", "yref": "paper"}, {"font": {}, "showarrow": false, "text": "othmaint", "x": 0.5, "xanchor": "center", "xref": "paper", "y": 1.0, "yanchor": "bottom", "yref": "paper"}, {"font": {}, "showarrow": false, "text": "social", "x": 0.84, "xanchor": "center", "xref": "paper", "y": 1.0, "yanchor": "bottom", "yref": "paper"}], "barmode": "group", "height": 800, "legend": {"title": {"text": "source"}, "tracegroupgap": 0}, "title": {"text": "Trip mode choice by purpose: transit only"}, "width": 750, "xaxis": {"anchor": "y", "domain": [0.0, 0.32], "tickformat": ".0%", "title": {"text": "percentage"}}, "xaxis10": {"anchor": "y10", "domain": [0.0, 0.32], "matches": "x", "showticklabels": false, "tickformat": ".0%"}, "xaxis11": {"anchor": "y11", "domain": [0.34, 0.66], "matches": "x", "showticklabels": false, "tickformat": ".0%"}, "xaxis12": {"anchor": "y12", "domain": [0.68, 1.0], "matches": "x", "showticklabels": false, "tickformat": ".0%"}, "xaxis2": {"anchor": "y2", "domain": [0.34, 0.66], "matches": "x", "tickformat": ".0%", "title": {"text": "percentage"}}, "xaxis3": {"anchor": "y3", "domain": [0.68, 1.0], "matches": "x", "tickformat": ".0%", "title": {"text": "percentage"}}, "xaxis4": {"anchor": "y4", "domain": [0.0, 0.32], "matches": "x", "showticklabels": false, "tickformat": ".0%"}, "xaxis5": {"anchor": "y5", "domain": [0.34, 0.66], "matches": "x", "showticklabels": false, "tickformat": ".0%"}, "xaxis6": {"anchor": "y6", "domain": [0.68, 1.0], "matches": "x", "showticklabels": false, "tickformat": ".0%"}, "xaxis7": {"anchor": "y7", "domain": [0.0, 0.32], "matches": "x", "showticklabels": false, "tickformat": ".0%"}, "xaxis8": {"anchor": "y8", "domain": [0.34, 0.66], "matches": "x", "showticklabels": false, "tickformat": ".0%"}, "xaxis9": {"anchor": "y9", "domain": [0.68, 1.0], "matches": "x", "showticklabels": false, "tickformat": ".0%"}, "yaxis": {"anchor": "x", "domain": [0.0, 0.1975], "title": {"text": "trip_mode_transit_only"}}, "yaxis10": {"anchor": "x10", "domain": [0.8025, 1.0], "matches": "y", "title": {"text": "trip_mode_transit_only"}}, "yaxis11": {"anchor": "x11", "domain": [0.8025, 1.0], "matches": "y", "showticklabels": false}, "yaxis12": {"anchor": "x12", "domain": [0.8025, 1.0], "matches": "y", "showticklabels": false}, "yaxis2": {"anchor": "x2", "domain": [0.0, 0.1975], "matches": "y", "showticklabels": false}, "yaxis3": {"anchor": "x3", "domain": [0.0, 0.1975], "matches": "y", "showticklabels": false}, "yaxis4": {"anchor": "x4", "domain": [0.2675, 0.465], "matches": "y", "title": {"text": "trip_mode_transit_only"}}, "yaxis5": {"anchor": "x5", "domain": [0.2675, 0.465], "matches": "y", "showticklabels": false}, "yaxis6": {"anchor": "x6", "domain": [0.2675, 0.465], "matches": "y", "showticklabels": false}, "yaxis7": {"anchor": "x7", "domain": [0.535, 0.7325], "matches": "y", "title": {"text": "trip_mode_transit_only"}}, "yaxis8": {"anchor": "x8", "domain": [0.535, 0.7325], "matches": "y", "showticklabels": false}, "yaxis9": {"anchor": "x9", "domain": [0.535, 0.7325], "matches": "y", "showticklabels": false}}}
